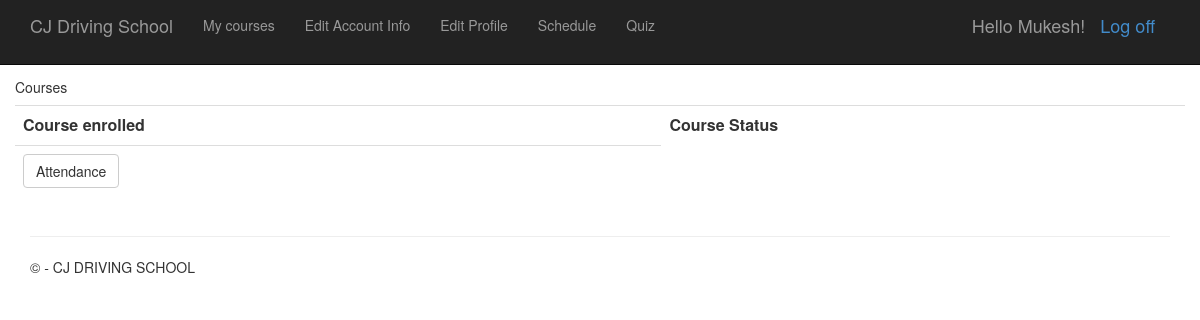
Page /mycourse/ (signed in) on the earlier database version.
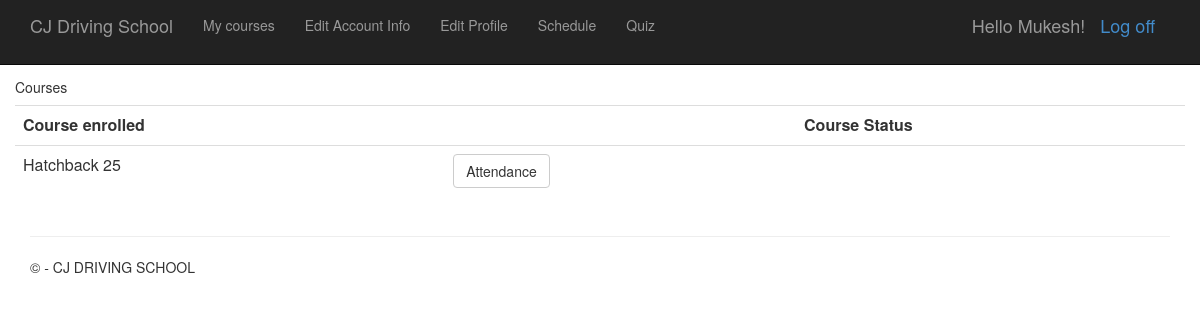
Same page on the later database version.
### courses/models.py (models this page shows, shortened)
class Course_enrollment(models.Model):
    student = models.ForeignKey(Student, on_delete=models.CASCADE)
    course = models.ForeignKey(Course, on_delete=models.CASCADE, help_text='Enroll in another course after completion of your first course')
    TIME_CHOICES = [
        ('Morning batch (7:30 to 11:00)', 'Morning batch (7:30 to 11:00)'),
        ('Afternoon batch (1:30 to 4:00)', 'Afternoon batch (1:30 to 4:00)'),
        ('Evening batch (5:30 to 8:00)', 'Evening batch (5:30 to 8:00)'),
    ]
    time_preference = models.CharField(max_length=30, choices=TIME_CHOICES, default=None, blank=False, null=False)

class Course(models.Model):
    title = models.CharField(max_length=200)
    description = models.TextField()
    number_of_days = models.IntegerField(choices=DAYS_CHOICES, default=20)
    price = models.DecimalField(max_digits=6, decimal_places=2)
    objects = models.Manager()
    def __str__(self):
        return '%s %s' % (self.title, self.number_of_days)

### courses/views.py (the view)
# urls.py: path('mycourse/', views.mycourseview, name='mycourse'),
@login_required(login_url='login')
def mycourseview(request):
    student = Student.objects.get(user =request.user)
    mycourse = Course_enrollment.objects.filter(student = student )
    report = Report.objects.filter(student=student)
    context = {
        'mycourse': mycourse,
        'report': report,
    }
    return render(request, 'courses/mycourse.html', context)

### courses/templates/courses/mycourse.html
{% extends "courses/user.html" %}
{% load static %}
{% block content %}
<br>
    <div class="row">
			<div class="col-md">
				<div class="card card-body">
					<h5>Courses</h5>
				</div>
				<div class="card card-body">
					<table class="table">
						<tr>
							<th>Course enrolled</th>
							<th></th>
							<th>Course Status</th>
                        </tr>
                        {% for i in mycourse %}
                        <tr>
								<td>{{i.course}}</td>
								{% endfor %}
								<td><a class="btn btn-default" href="{% url 'attendance' %}">Attendance</a></td>
								<td>{% for j in report %} {{j.course_status}} {% endfor %}</td>
                        </tr>
					</table>
                </div>
            </div>
    </div>
{% endblock %}

Differences in the rows shown:
added Course_enrollment: course "Hatchback 25"
